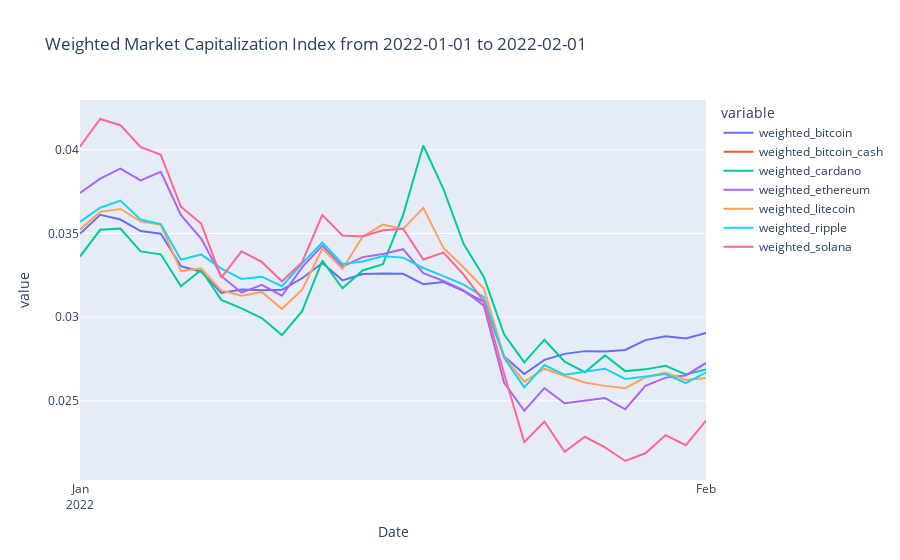

Here is the notebook cell this chart was saved with:
### Markdown cell above
# Index by Market Caps

Apply the [custom market cap index based method](https://medium.com/python-financial-analysis/python-financial-analysis-4-3-market-cap-based-index-329b908f75dc). 
1. sort the table by the market cap in descending order
1. take just the first N rows
1. get tickers that belong to the Ns, and transform it to a list “tickers_topN”
1. iterate over the N tickers
   1. market_cap” selects a column
      1. multiply the weight “w” to created column “marketcap_weighted_ave_topN”

### Code cell
import plotly.express as px

_weighted_market_df = market_df.copy()
_min_date = (_weighted_market_df["Date"].min()).date()
_max_date = (_weighted_market_df["Date"].max()).date()
_l_coin_ids = list(_weighted_market_df.columns)
_l_coin_ids.remove('Date')

for coin in _l_coin_ids:
    weighted_col_name = "weighted_"+coin
    _weighted_market_df[weighted_col_name]=_weighted_market_df[coin]/_weighted_market_df[coin].sum()

_l_weighted_cols = [x for x in _weighted_market_df.columns if x not in _l_coin_ids]
plot_weighted_market_df = _weighted_market_df[_l_weighted_cols]

_title = "Weighted Market Capitalization Index from "+str(_min_date)+" to "+str(_max_date)
fig = px.line(plot_weighted_market_df, x="Date", y=plot_weighted_market_df.columns,
              hover_data={"Date": "|%Y-%m-%d, "},
              title=_title)
fig.update_xaxes(
    dtick="M1",
    tickformat="%b\n%Y")
fig.show()

### Figure 1 — Plotly figure (JSON) as saved in the notebook; plotly's stock layout.template omitted (floating-point values rounded to 4 significant figures)
{"data": [{"hovertemplate": "variable=weighted_bitcoin<br>Date=%{x|%Y-%m-%d, }<br>value=%{y}<extra></extra>", "legendgroup": "weighted_bitcoin", "line": {"color": "#636efa", "dash": "solid"}, "marker": {"symbol": "circle"}, "mode": "lines", "name": "weighted_bitcoin", "orientation": "v", "showlegend": true, "type": "scatter", "x": ["2022-01-01T00:00:00", "2022-01-02T00:00:00", "2022-01-03T00:00:00", "2022-01-04T00:00:00", "2022-01-05T00:00:00", "2022-01-06T00:00:00", "2022-01-07T00:00:00", "2022-01-08T00:00:00", "2022-01-09T00:00:00", "2022-01-10T00:00:00", "2022-01-11T00:00:00", "2022-01-12T00:00:00", "2022-01-13T00:00:00", "2022-01-14T00:00:00", "2022-01-15T00:00:00", "2022-01-16T00:00:00", "2022-01-17T00:00:00", "2022-01-18T00:00:00", "2022-01-19T00:00:00", "2022-01-20T00:00:00", "2022-01-21T00:00:00", "2022-01-22T00:00:00", "2022-01-23T00:00:00", "2022-01-24T00:00:00", "2022-01-25T00:00:00", "2022-01-26T00:00:00", "2022-01-27T00:00:00", "2022-01-28T00:00:00", "2022-01-29T00:00:00", "2022-01-30T00:00:00", "2022-01-31T00:00:00", "2022-02-01T00:00:00"], "xaxis": "x", "y": [0.03498, 0.03611, 0.03583, 0.03515, 0.03498, 0.03305, 0.03272, 0.03145, 0.03166, 0.03161, 0.03164, 0.03232, 0.03324, 0.0322, 0.03258, 0.03261, 0.03259, 0.03197, 0.0321, 0.03156, 0.03091, 0.02766, 0.0266, 0.02745, 0.02781, 0.02797, 0.02795, 0.02804, 0.02863, 0.02886, 0.02873, 0.02906], "yaxis": "y"}, {"hovertemplate": "variable=weighted_bitcoin_cash<br>Date=%{x|%Y-%m-%d, }<br>value=%{y}<extra></extra>", "legendgroup": "weighted_bitcoin_cash", "line": {"color": "#EF553B", "dash": "solid"}, "marker": {"symbol": "circle"}, "mode": "lines", "name": "weighted_bitcoin_cash", "orientation": "v", "showlegend": true, "type": "scatter", "x": ["2022-01-01T00:00:00", "2022-01-02T00:00:00", "2022-01-03T00:00:00", "2022-01-04T00:00:00", "2022-01-05T00:00:00", "2022-01-06T00:00:00", "2022-01-07T00:00:00", "2022-01-08T00:00:00", "2022-01-09T00:00:00", "2022-01-10T00:00:00", "2022-01-11T00:00:00", "2022-01-12T00:00:00", "2022-01-13T00:00:00", "2022-01-14T00:00:00", "2022-01-15T00:00:00", "2022-01-16T00:00:00", "2022-01-17T00:00:00", "2022-01-18T00:00:00", "2022-01-19T00:00:00", "2022-01-20T00:00:00", "2022-01-21T00:00:00", "2022-01-22T00:00:00", "2022-01-23T00:00:00", "2022-01-24T00:00:00", "2022-01-25T00:00:00", "2022-01-26T00:00:00", "2022-01-27T00:00:00", "2022-01-28T00:00:00", "2022-01-29T00:00:00", "2022-01-30T00:00:00", "2022-01-31T00:00:00", "2022-02-01T00:00:00"], "xaxis": "x", "y": [null, null, null, null, null, null, null, null, null, null, null, null, null, null, null, null, null, null, null, null, null, null, null, null, null, null, null, null, null, null, null, null], "yaxis": "y"}, {"hovertemplate": "variable=weighted_cardano<br>Date=%{x|%Y-%m-%d, }<br>value=%{y}<extra></extra>", "legendgroup": "weighted_cardano", "line": {"color": "#00cc96", "dash": "solid"}, "marker": {"symbol": "circle"}, "mode": "lines", "name": "weighted_cardano", "orientation": "v", "showlegend": true, "type": "scatter", "x": ["2022-01-01T00:00:00", "2022-01-02T00:00:00", "2022-01-03T00:00:00", "2022-01-04T00:00:00", "2022-01-05T00:00:00", "2022-01-06T00:00:00", "2022-01-07T00:00:00", "2022-01-08T00:00:00", "2022-01-09T00:00:00", "2022-01-10T00:00:00", "2022-01-11T00:00:00", "2022-01-12T00:00:00", "2022-01-13T00:00:00", "2022-01-14T00:00:00", "2022-01-15T00:00:00", "2022-01-16T00:00:00", "2022-01-17T00:00:00", "2022-01-18T00:00:00", "2022-01-19T00:00:00", "2022-01-20T00:00:00", "2022-01-21T00:00:00", "2022-01-22T00:00:00", "2022-01-23T00:00:00", "2022-01-24T00:00:00", "2022-01-25T00:00:00", "2022-01-26T00:00:00", "2022-01-27T00:00:00", "2022-01-28T00:00:00", "2022-01-29T00:00:00", "2022-01-30T00:00:00", "2022-01-31T00:00:00", "2022-02-01T00:00:00"], "xaxis": "x", "y": [0.03362, 0.03522, 0.03529, 0.03393, 0.03376, 0.03185, 0.03281, 0.03103, 0.03052, 0.02995, 0.02893, 0.03036, 0.03338, 0.03173, 0.03279, 0.03317, 0.0361, 0.04026, 0.03765, 0.03436, 0.0324, 0.02898, 0.0273, 0.02865, 0.02734, 0.02671, 0.02772, 0.02677, 0.02688, 0.02709, 0.02658, 0.02687], "yaxis": "y"}, {"hovertemplate": "variable=weighted_ethereum<br>Date=%{x|%Y-%m-%d, }<br>value=%{y}<extra></extra>", "legendgroup": "weighted_ethereum", "line": {"color": "#ab63fa", "dash": "solid"}, "marker": {"symbol": "circle"}, "mode": "lines", "name": "weighted_ethereum", "orientation": "v", "showlegend": true, "type": "scatter", "x": ["2022-01-01T00:00:00", "2022-01-02T00:00:00", "2022-01-03T00:00:00", "2022-01-04T00:00:00", "2022-01-05T00:00:00", "2022-01-06T00:00:00", "2022-01-07T00:00:00", "2022-01-08T00:00:00", "2022-01-09T00:00:00", "2022-01-10T00:00:00", "2022-01-11T00:00:00", "2022-01-12T00:00:00", "2022-01-13T00:00:00", "2022-01-14T00:00:00", "2022-01-15T00:00:00", "2022-01-16T00:00:00", "2022-01-17T00:00:00", "2022-01-18T00:00:00", "2022-01-19T00:00:00", "2022-01-20T00:00:00", "2022-01-21T00:00:00", "2022-01-22T00:00:00", "2022-01-23T00:00:00", "2022-01-24T00:00:00", "2022-01-25T00:00:00", "2022-01-26T00:00:00", "2022-01-27T00:00:00", "2022-01-28T00:00:00", "2022-01-29T00:00:00", "2022-01-30T00:00:00", "2022-01-31T00:00:00", "2022-02-01T00:00:00"], "xaxis": "x", "y": [0.03743, 0.03828, 0.03888, 0.03818, 0.03869, 0.03609, 0.03469, 0.03245, 0.03147, 0.03193, 0.03129, 0.03298, 0.03428, 0.03302, 0.03359, 0.03378, 0.03406, 0.03263, 0.03216, 0.0316, 0.03069, 0.0261, 0.02441, 0.02575, 0.02485, 0.025, 0.02517, 0.0245, 0.0259, 0.02639, 0.02652, 0.02726], "yaxis": "y"}, {"hovertemplate": "variable=weighted_litecoin<br>Date=%{x|%Y-%m-%d, }<br>value=%{y}<extra></extra>", "legendgroup": "weighted_litecoin", "line": {"color": "#FFA15A", "dash": "solid"}, "marker": {"symbol": "circle"}, "mode": "lines", "name": "weighted_litecoin", "orientation": "v", "showlegend": true, "type": "scatter", "x": ["2022-01-01T00:00:00", "2022-01-02T00:00:00", "2022-01-03T00:00:00", "2022-01-04T00:00:00", "2022-01-05T00:00:00", "2022-01-06T00:00:00", "2022-01-07T00:00:00", "2022-01-08T00:00:00", "2022-01-09T00:00:00", "2022-01-10T00:00:00", "2022-01-11T00:00:00", "2022-01-12T00:00:00", "2022-01-13T00:00:00", "2022-01-14T00:00:00", "2022-01-15T00:00:00", "2022-01-16T00:00:00", "2022-01-17T00:00:00", "2022-01-18T00:00:00", "2022-01-19T00:00:00", "2022-01-20T00:00:00", "2022-01-21T00:00:00", "2022-01-22T00:00:00", "2022-01-23T00:00:00", "2022-01-24T00:00:00", "2022-01-25T00:00:00", "2022-01-26T00:00:00", "2022-01-27T00:00:00", "2022-01-28T00:00:00", "2022-01-29T00:00:00", "2022-01-30T00:00:00", "2022-01-31T00:00:00", "2022-02-01T00:00:00"], "xaxis": "x", "y": [0.03523, 0.0363, 0.03647, 0.03573, 0.03551, 0.03275, 0.03291, 0.0316, 0.03128, 0.0315, 0.0305, 0.03164, 0.03409, 0.03288, 0.03482, 0.03553, 0.03528, 0.03652, 0.03414, 0.03297, 0.03171, 0.02766, 0.02615, 0.02692, 0.02649, 0.02609, 0.02589, 0.02576, 0.0264, 0.02668, 0.02624, 0.02637], "yaxis": "y"}, {"hovertemplate": "variable=weighted_ripple<br>Date=%{x|%Y-%m-%d, }<br>value=%{y}<extra></extra>", "legendgroup": "weighted_ripple", "line": {"color": "#19d3f3", "dash": "solid"}, "marker": {"symbol": "circle"}, "mode": "lines", "name": "weighted_ripple", "orientation": "v", "showlegend": true, "type": "scatter", "x": ["2022-01-01T00:00:00", "2022-01-02T00:00:00", "2022-01-03T00:00:00", "2022-01-04T00:00:00", "2022-01-05T00:00:00", "2022-01-06T00:00:00", "2022-01-07T00:00:00", "2022-01-08T00:00:00", "2022-01-09T00:00:00", "2022-01-10T00:00:00", "2022-01-11T00:00:00", "2022-01-12T00:00:00", "2022-01-13T00:00:00", "2022-01-14T00:00:00", "2022-01-15T00:00:00", "2022-01-16T00:00:00", "2022-01-17T00:00:00", "2022-01-18T00:00:00", "2022-01-19T00:00:00", "2022-01-20T00:00:00", "2022-01-21T00:00:00", "2022-01-22T00:00:00", "2022-01-23T00:00:00", "2022-01-24T00:00:00", "2022-01-25T00:00:00", "2022-01-26T00:00:00", "2022-01-27T00:00:00", "2022-01-28T00:00:00", "2022-01-29T00:00:00", "2022-01-30T00:00:00", "2022-01-31T00:00:00", "2022-02-01T00:00:00"], "xaxis": "x", "y": [0.0357, 0.03654, 0.03697, 0.03583, 0.03556, 0.03344, 0.03375, 0.0329, 0.03229, 0.03242, 0.03185, 0.03321, 0.03447, 0.03318, 0.03332, 0.03364, 0.03356, 0.03294, 0.03245, 0.03194, 0.03119, 0.02757, 0.0258, 0.02714, 0.02655, 0.02676, 0.02692, 0.02631, 0.02645, 0.0266, 0.02606, 0.02669], "yaxis": "y"}, {"hovertemplate": "variable=weighted_solana<br>Date=%{x|%Y-%m-%d, }<br>value=%{y}<extra></extra>", "legendgroup": "weighted_solana", "line": {"color": "#FF6692", "dash": "solid"}, "marker": {"symbol": "circle"}, "mode": "lines", "name": "weighted_solana", "orientation": "v", "showlegend": true, "type": "scatter", "x": ["2022-01-01T00:00:00", "2022-01-02T00:00:00", "2022-01-03T00:00:00", "2022-01-04T00:00:00", "2022-01-05T00:00:00", "2022-01-06T00:00:00", "2022-01-07T00:00:00", "2022-01-08T00:00:00", "2022-01-09T00:00:00", "2022-01-10T00:00:00", "2022-01-11T00:00:00", "2022-01-12T00:00:00", "2022-01-13T00:00:00", "2022-01-14T00:00:00", "2022-01-15T00:00:00", "2022-01-16T00:00:00", "2022-01-17T00:00:00", "2022-01-18T00:00:00", "2022-01-19T00:00:00", "2022-01-20T00:00:00", "2022-01-21T00:00:00", "2022-01-22T00:00:00", "2022-01-23T00:00:00", "2022-01-24T00:00:00", "2022-01-25T00:00:00", "2022-01-26T00:00:00", "2022-01-27T00:00:00", "2022-01-28T00:00:00", "2022-01-29T00:00:00", "2022-01-30T00:00:00", "2022-01-31T00:00:00", "2022-02-01T00:00:00"], "xaxis": "x", "y": [0.04019, 0.04184, 0.04147, 0.04017, 0.0397, 0.0366, 0.03559, 0.03236, 0.03394, 0.0333, 0.03214, 0.03329, 0.0361, 0.03488, 0.03482, 0.03519, 0.03528, 0.03344, 0.03386, 0.03255, 0.03093, 0.02664, 0.02253, 0.02377, 0.02196, 0.02285, 0.02221, 0.0214, 0.02186, 0.02295, 0.02235, 0.02382], "yaxis": "y"}], "layout": {"legend": {"title": {"text": "variable"}, "tracegroupgap": 0}, "title": {"text": "Weighted Market Capitalization Index from 2022-01-01 to 2022-02-01"}, "xaxis": {"anchor": "y", "domain": [0, 1], "dtick": "M1", "tickformat": "%b\n%Y", "title": {"text": "Date"}}, "yaxis": {"anchor": "x", "domain": [0, 1], "title": {"text": "value"}}}}
